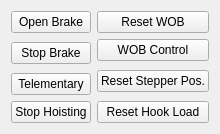
   <widget class="QWidget" name="">
    <property name="geometry">
     <rect>
      <x>430</x>
      <y>400</y>
      <width>208</width>
      <height>118</height>
     </rect>
    </property>
    <layout class="QGridLayout" name="gridLayout_26">
     <item row="0" column="0">
      <widget class="QPushButton" name="pushButton_Open_Brake">
       <property name="text">
        <string>Open Brake</string>
       </property>
      </widget>
     </item>
     <item row="0" column="1">
      <widget class="QPushButton" name="pushButton_Rese_WOB">
       <property name="text">
        <string>Reset WOB</string>
       </property>
      </widget>
     </item>
     <item row="1" column="0" rowspan="2">
      <widget class="QPushButton" name="pushButton_Stop_Brake">
       <property name="text">
        <string>Stop Brake</string>
       </property>
      </widget>
     </item>
     <item row="1" column="1">
      <widget class="QPushButton" name="pushButton_WOB_Ctrl">
       <property name="text">
        <string>WOB Control</string>
       </property>
      </widget>
     </item>
     <item row="2" column="1" rowspan="2">
      <widget class="QPushButton" name="pushButton_Reset_Stepper_Pos">
       <property name="acceptDrops">
        <bool>false</bool>
       </property>
       <property name="text">
        <string>Reset Stepper Pos.</string>
       </property>
      </widget>
     </item>
     <item row="3" column="0">
      <widget class="QPushButton" name="pushButton_Telementary">
       <property name="text">
        <string>Telementary</string>
       </property>
      </widget>
     </item>
     <item row="4" column="0">
      <widget class="QPushButton" name="pushButton_Stop_Hoisting">
       <property name="text">
        <string>Stop Hoisting</string>
       </property>
      </widget>
     </item>
     <item row="4" column="1">
      <widget class="QPushButton" name="pushButton_Reset_Hook_Load">
       <property name="text">
        <string>Reset Hook Load</string>
       </property>
      </widget>
     </item>
    </layout>
   </widget>
